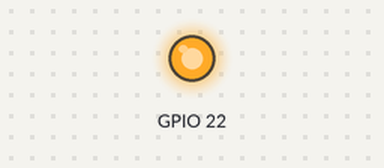
Simulated run of this program. Board: Raspberry Pi (BCM pin numbers). On the bench: output pins drawn as LEDs (lit = HIGH). At 2.0 s the program stops and its outputs stay as they are.

Above: at 0.1 s.
At 1.1 s:
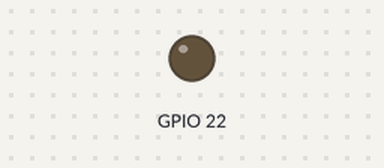
Timing chart, 0 to 2.6 s (numbered marks = the images above):
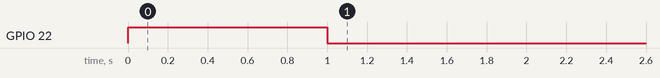

The program:

scanning_led.py
```python
#! /usr/bin/python3

import RPi.GPIO as GPIO
from time import sleep

GPIO.setmode(GPIO.BCM)
GPIO.setwarnings(False)

GPIO.setup(22,GPIO.OUT)

GPIO.output(22,GPIO.LOW)
GPIO.output(22,GPIO.HIGH)
sleep(1)
GPIO.output(22,GPIO.LOW)
sleep(1)
```

Measured:
- by itself, GPIO 22: LOW → HIGH at 0.00 s, → LOW 1.0 s later
